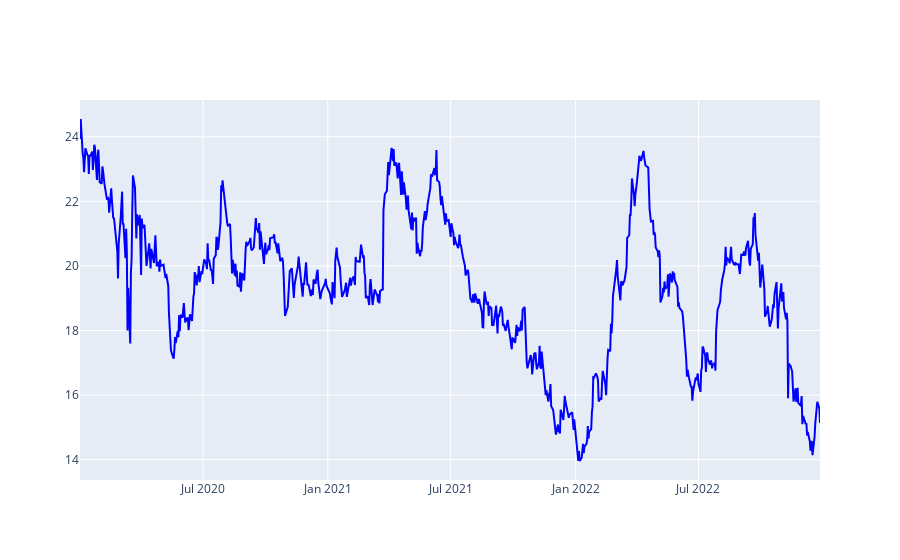

This figure's notebook cell:
### Code cell
fig = go.Figure()

fig.add_trace(
    go.Scatter(
        name="Fechamento",
        x=df.index,
        y=df["Close"],
        line=dict(color='blue', width=2))
)

### Figure 1 — Plotly figure (JSON) as saved in the notebook; plotly's stock layout.template omitted (floating-point values rounded to 4 significant figures; data arrays with more than 128 entries replaced by an {"elided": "..."} marker saying what was removed)
{"data": [{"line": {"color": "blue", "width": 2}, "name": "Fechamento", "type": "scatter", "x": {"elided": "743 str values"}, "y": {"elided": "743 float values"}}], "layout": {}}
